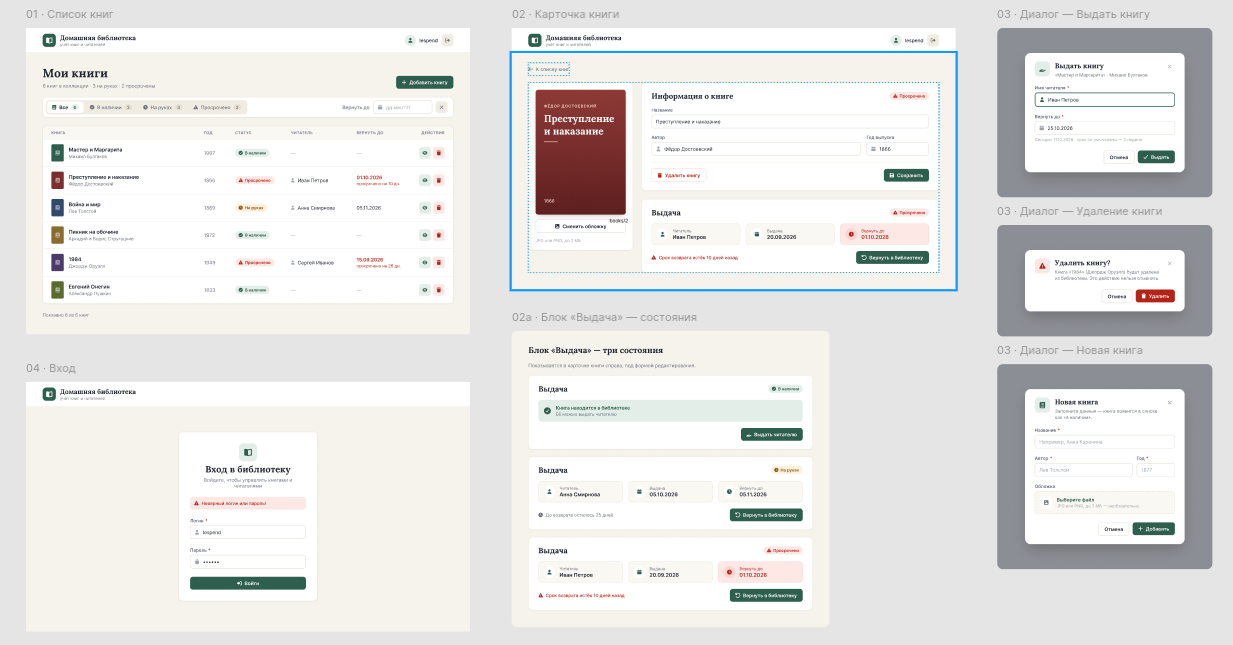
#> input picture playground/dark_low_contrast_images/images/4341_Байдаков_Георгий_2__01.png, 1233 x 645 px; its folder holds only this picture in this run
$ python -i metrics.py   (imports and definitions only)
#> lines starting #> are read from the running program, lines starting #| are printed output that depends on the picture; after the words box and inside, x2 and y2 are one past the last pixel; in counts of white or black regions, pixels touching at a corner belong together
from pathlib import Path

import numpy as np
from numpy.typing import NDArray
from PIL import Image

RGB = tuple[int, int, int]
FloatArray = NDArray[np.floating]


def srgb_to_linear(signal: float | FloatArray) -> FloatArray:
    return np.where(signal < 0.04045, signal / 12.92, ((signal + 0.055) / 1.055) ** 2.4)


# [4 lines left out: function linear_to_srgb, not called in this run]


LUMINANCE_WEIGHTS = np.array([0.2126, 0.7152, 0.0722])


def image_luminance(signal: FloatArray) -> FloatArray:
    return srgb_to_linear(signal) @ LUMINANCE_WEIGHTS


def relative_luminance(rgb: RGB) -> float:
    return float(image_luminance(np.array(rgb) / 255))


def lightness(y: float | FloatArray) -> FloatArray:
    def f(t):
        return np.where(t > 0.008856, t ** (1 / 3), 7.787 * t + (4 / 29))

    return (116 * f(y) - 16) / 100


def brightness(signal: FloatArray) -> float:
    return float(lightness(image_luminance(signal)).mean())


def wcag_contrast(y1: float, y2: float, ambient: float = 0.0) -> float:
    max_brightness = max(y1, y2)
    min_brightness = min(y1, y2)
    return (max_brightness + ambient + 0.05) / (min_brightness + ambient + 0.05)


def find_background(signal: FloatArray, bins: int = 64) -> tuple[FloatArray, float]:
    lightness_map = np.clip(lightness(image_luminance(signal)), 0, 1)
    bin_index = np.minimum((lightness_map * bins).astype(int), bins - 1)
    background_bin = np.bincount(bin_index.ravel(), minlength=bins).argmax()
    background_mask = bin_index == background_bin
    bg_rgb = np.median(signal[background_mask], axis=0)
    return bg_rgb, float(background_mask.mean())


def find_content(
    signal: FloatArray,
    bg_rgb: FloatArray,
    fg_delta: float = 0.1,
    fg_percentile: float = 50,
    min_fg_share: float = 0.001,
) -> tuple[FloatArray | None, float]:
    lightness_map = lightness(image_luminance(signal))
    bg_lightness = lightness(image_luminance(bg_rgb))
    distance = np.abs(lightness_map - bg_lightness)
    content_mask = distance > fg_delta
    fg_share = float(content_mask.mean())
    if not content_mask.any() or fg_share < min_fg_share:
        return None, fg_share
    threshold = np.percentile(distance[content_mask], fg_percentile)
    strong_mask = content_mask & (distance >= threshold)
    fg_rgb = np.median(signal[strong_mask], axis=0)
    return fg_rgb, fg_share


def content_profile(signal: FloatArray, bg_rgb: FloatArray, fg_delta: float = 0.1) -> FloatArray:
    distance = np.abs(lightness(image_luminance(signal)) - lightness(image_luminance(bg_rgb)))
    return (distance > fg_delta).mean(axis=1)


def pitch_by_autocorrelation(profile: FloatArray, min_strength: float = 0.3) -> int | None:
    centered = profile - profile.mean()
    if not centered.any():
        return None
    correlation = np.correlate(centered, centered, mode="full")[len(centered) - 1:]
    correlation = correlation / correlation[0]
    for lag in range(4, max(5, len(centered) // 3)):
        if correlation[lag] > correlation[lag - 1] and correlation[lag] >= correlation[lag + 1]:
            return lag if correlation[lag] >= min_strength else None
    return None


def pitch_by_runs(profile: FloatArray, min_run: int = 3) -> float | None:
    rows = np.concatenate([[False], profile > 0.002, [False]])
    edges = np.flatnonzero(np.diff(rows.astype(int)))
    starts, ends = edges[::2], edges[1::2]
    starts = starts[(ends - starts) >= min_run]
    if len(starts) < 2:
        return None
    return float(np.median(np.diff(starts)))


def line_pitch(signal: FloatArray, bg_rgb: FloatArray, fg_delta: float = 0.1) -> float | None:
    profile = content_profile(signal, bg_rgb, fg_delta)
    pitch = pitch_by_autocorrelation(profile) or pitch_by_runs(profile)
    return None if pitch is None else pitch / signal.shape[1]


def project_signal(signal: FloatArray, ambient: float) -> FloatArray:
    return linear_to_srgb((srgb_to_linear(signal) + ambient) / (1 + ambient))


def load_image(path: str | Path, max_side: int = 1024) -> FloatArray:
    with Image.open(path) as img:
        img = img.convert("RGBA")
    white_img_bg = Image.new("RGBA", img.size, (255, 255, 255, 255))
    img = Image.alpha_composite(white_img_bg, img)
    img = img.convert("RGB")
    img.thumbnail((max_side, max_side))
    return np.asarray(img, dtype=np.float32) / 255


def analyze_image(
    path: str | Path,
    max_side: int = 1024,
    fg_delta: float = 0.1,
    fg_percentile: float = 75,
    min_fg_share: float = 0.001,
    global_percentiles: tuple[float, float] = (5, 95),
) -> dict:
    signal = load_image(path, max_side)
#> in load_image, img is the input picture: PIL image 1233x645 RGB; mean R, G, B 230.2, 229.3, 228.1
    bg_rgb, bg_share = find_background(signal)
#> in image_luminance, `return srgb_to_linear(signal) @ LUMINANCE_WEIGHTS`:
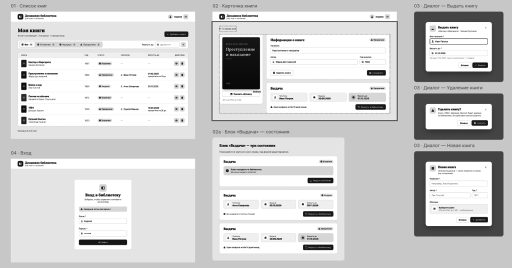
#> returned value: shape (536, 1024) float64 (shown at 1/2 size); min 0.00703, max 1, mean 0.818
#> in f, `return np.where(t > 0.008856, t ** (1 / 3), 7.787 * t + (4 / 29))`:
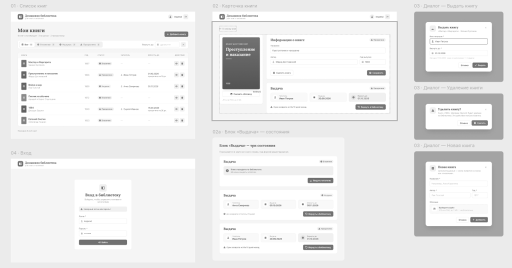
#> returned value: shape (536, 1024) float64 (shown at 1/2 size); min 0.193, max 1, mean 0.922
#> in find_background, `bin_index = np.minimum((lightness_map * bins).astype(int), bins - 1)`:
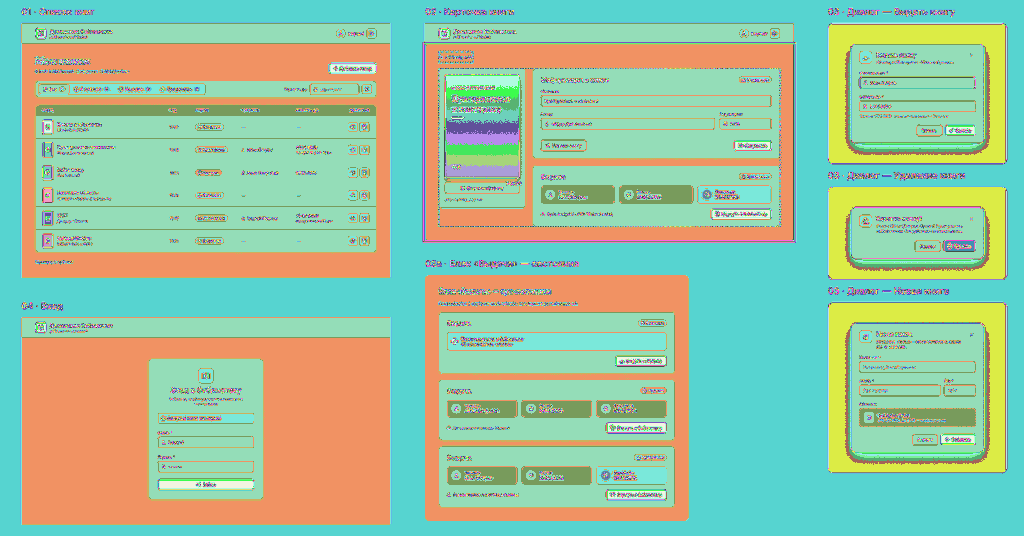
#> bin_index: shape (536, 1024) int64; 58 distinct labels, from 4 to 63; one colour per label, 0 black
#> in find_background, `background_bin = np.bincount(bin_index.ravel(), minlength=bins).argmax()`: background_bin = 63
#> in find_background, `background_mask = bin_index == background_bin`:
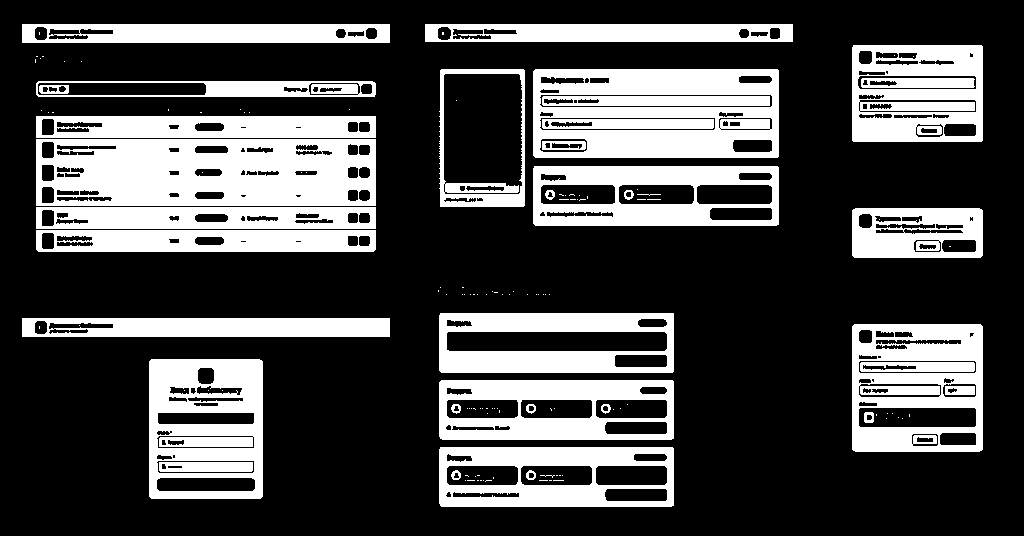
#> background_mask: shape (536, 1024) bool; 28.9% white; 139 white regions (104 under 20 px), largest, box (x1, y1, x2, y2) and area: (36, 139, 376, 206) 19543, (533, 69, 779, 158) 15055, (149, 359, 263, 499) 11197
#> in find_background, `bg_rgb = np.median(signal[background_mask], axis=0)`: bg_rgb = [1, 1, 1]
#> bg_rgb = [1, 1, 1]; bg_share = 0.289
    fg_rgb, fg_share = find_content(signal, bg_rgb, fg_delta, fg_percentile, min_fg_share)
#> in find_content, `bg_lightness = lightness(image_luminance(bg_rgb))`: bg_lightness = 1
#> in find_content, `distance = np.abs(lightness_map - bg_lightness)`:
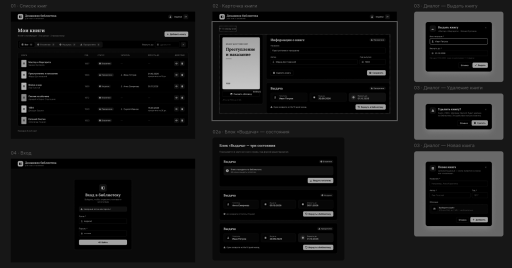
#> distance: shape (536, 1024) float64 (shown at 1/2 size); min 0, max 0.936, mean 0.091
#> in find_content, `content_mask = distance > fg_delta`:
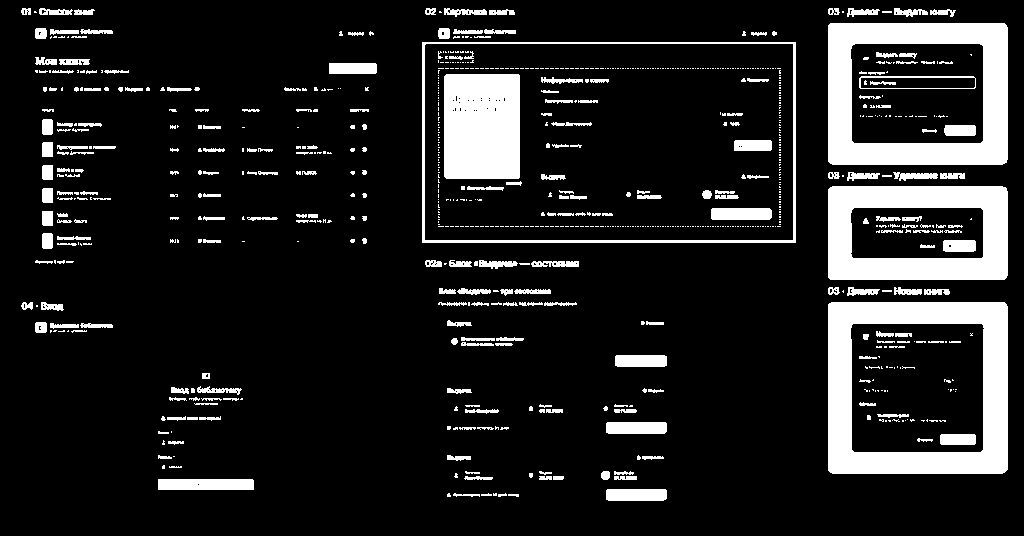
#> content_mask: shape (536, 1024) bool; 13.2% white; 818 white regions (563 under 20 px), largest, box (x1, y1, x2, y2) and area: (828, 302, 1008, 474) 14159, (828, 23, 1008, 165) 12567, (828, 186, 1008, 280) 10340
#> in find_content, `fg_share = float(content_mask.mean())`: fg_share = 0.132
#> in find_content, `threshold = np.percentile(distance[content_mask], fg_percentile)`: threshold = 0.438
#> in find_content, `strong_mask = content_mask & (distance >= threshold)`:
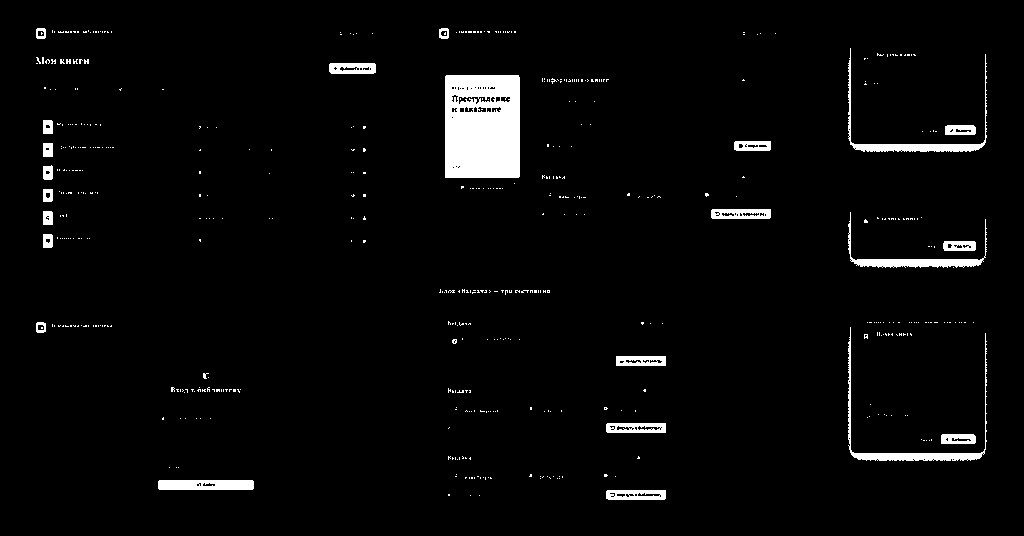
#> strong_mask: shape (536, 1024) bool; 3.3% white; 530 white regions (504 under 20 px), largest, box (x1, y1, x2, y2) and area: (445, 75, 520, 178) 7346, (848, 327, 987, 461) 1405, (848, 48, 987, 152) 1287
#> in find_content, `fg_rgb = np.median(signal[strong_mask], axis=0)`: fg_rgb = [0.447, 0.361, 0.302]
#> fg_rgb = [0.447, 0.361, 0.302]; fg_share = 0.132
    y_bg = float(image_luminance(bg_rgb))
#> y_bg = 1
    y_fg = None if fg_rgb is None else float(image_luminance(fg_rgb))
#> y_fg = 0.118
    y_low, y_high = (float(value) for value in np.percentile(image_luminance(signal), global_percentiles))
#> y_low = 0.266; y_high = 1
    return {
        "width": int(signal.shape[1]),
        "height": int(signal.shape[0]),
        "brightness": brightness(signal),
        "bg_rgb": bg_rgb.tolist(),
        "bg_share": bg_share,
        "bg_brightness": float(lightness(y_bg)),
        "y_bg": y_bg,
        "fg_rgb": None if fg_rgb is None else fg_rgb.tolist(),
        "fg_share": fg_share,
        "y_fg": y_fg,
        "contrast": None if y_fg is None else wcag_contrast(y_bg, y_fg),
        "y_low": y_low,
        "y_high": y_high,
        "global_contrast": wcag_contrast(y_low, y_high),
        "line_pitch": line_pitch(signal, bg_rgb, fg_delta),
    }
#> in wcag_contrast, `min_brightness = min(y1, y2)`: min_brightness = 0.118
#> in line_pitch, `profile = content_profile(signal, bg_rgb, fg_delta)`: profile = 536 values, max 0.541 at index 42, min 0 at index 0, mean 0.132
#> in pitch_by_autocorrelation, `centered = profile - profile.mean()`: centered = 536 values, max 0.409 at index 42, min -0.132 at index 0, mean -9.94e-18
#> in pitch_by_autocorrelation, `correlation = np.correlate(centered, centered, mode="full")[len(center..`: correlation = 536 values, max 4.88 at index 0, min -0.918 at index 257, mean 0.00455
#> in pitch_by_autocorrelation, `correlation = correlation / correlation[0]`: correlation = 536 values, max 1 at index 0, min -0.188 at index 257, mean 0.000933
#> the loop in pitch_by_autocorrelation, `for lag in range(4, max(5, len(centered) // 3)):` made 6 passes
#> in pitch_by_runs, `edges = np.flatnonzero(np.diff(rows.astype(int)))`: edges = [8, 17, 23, 280, 287, 296, 302, 501]
#> in pitch_by_runs, `starts, ends = edges[::2], edges[1::2]`: starts = [8, 23, 287, 302]; ends = [17, 280, 296, 501]
#> in line_pitch, `pitch = pitch_by_autocorrelation(profile) or pitch_by_runs(profile)`: pitch = 15

>>> result = analyze_image('images/4341_Байдаков_Георгий_2__01.png')
#> result = 15 items

$ run again, on playground/dark_low_contrast_images/images/4341_Байдаков_Георгий_3__01.png
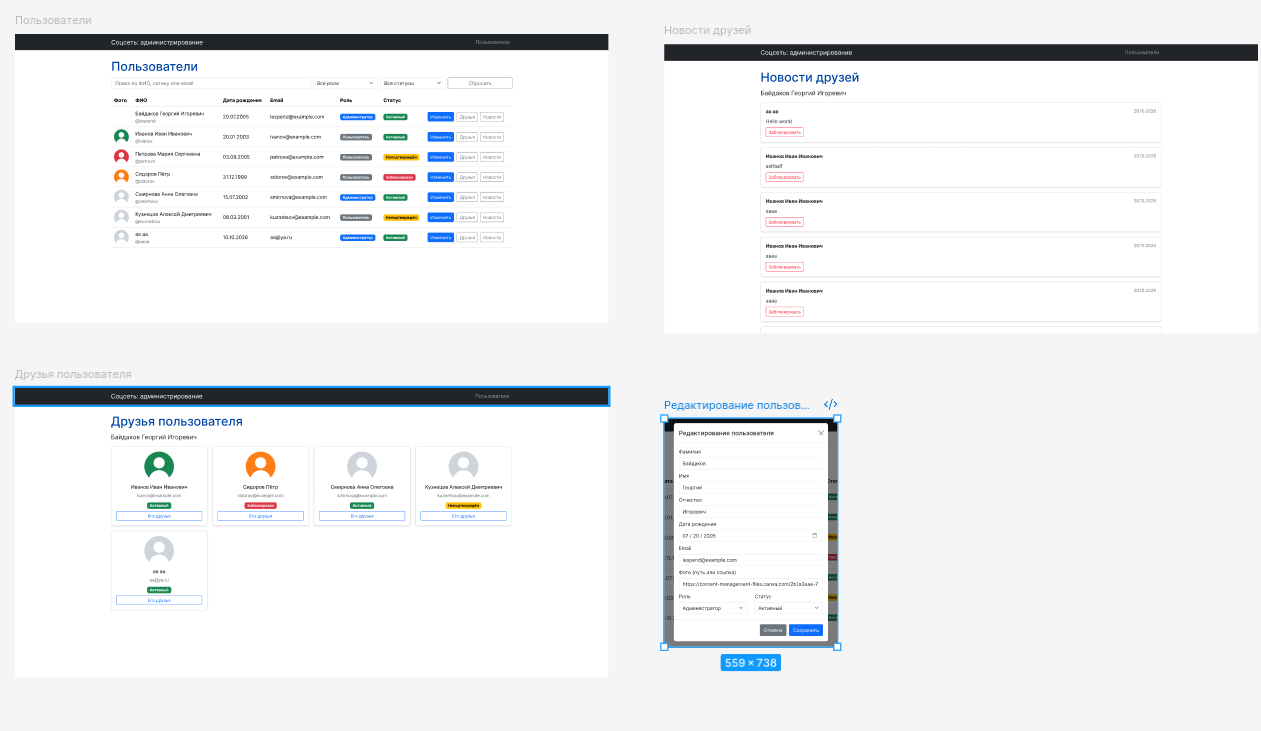
#> input picture playground/dark_low_contrast_images/images/4341_Байдаков_Георгий_3__01.png, 1261 x 731 px
#> in load_image, img is the input picture: PIL image 1261x731 RGB; mean R, G, B 239, 240.2, 241.2
#> white_img_bg: PIL image 1261x731 RGBA; every value is 255
#> bin_index: shape (594, 1024) int64; 64 distinct labels, from 0 to 63
#> background_bin = 63
#> in find_background, `background_mask = bin_index == background_bin`:
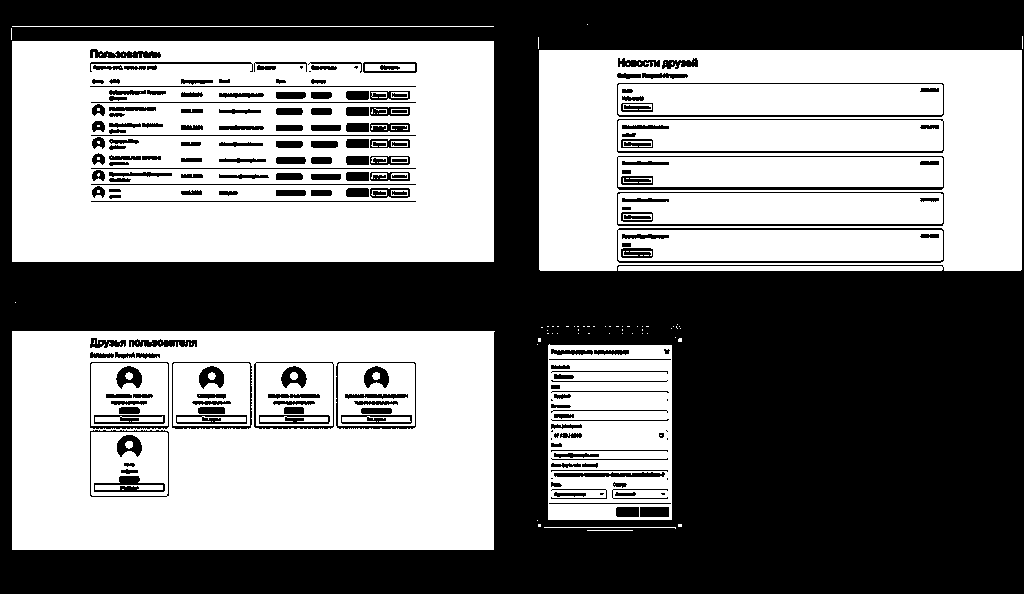
#> background_mask: shape (594, 1024) bool; 50.3% white; 209 black regions (14 under 20 px), largest, box (x1, y1, x2, y2) and area: (0, 0, 1024, 594) 267256, (617, 156, 944, 190) 1361, (617, 228, 944, 263) 1361
#> in find_background, `bg_rgb = np.median(signal[background_mask], axis=0)`: bg_rgb = [1, 1, 1]
#> in analyze_image, `bg_rgb, bg_share = find_background(signal)`: bg_share = 0.503
#> bg_lightness = 1
#> content_mask: shape (594, 1024) bool; 7.5% white; 319 white regions (107 under 20 px), largest, box (x1, y1, x2, y2) and area: (10, 313, 496, 331) 8748, (539, 35, 1022, 50) 7244, (12, 27, 495, 41) 6761
#> in find_content, `fg_share = float(content_mask.mean())`: fg_share = 0.075
#> threshold = 0.856
#> in find_content, `strong_mask = content_mask & (distance >= threshold)`:
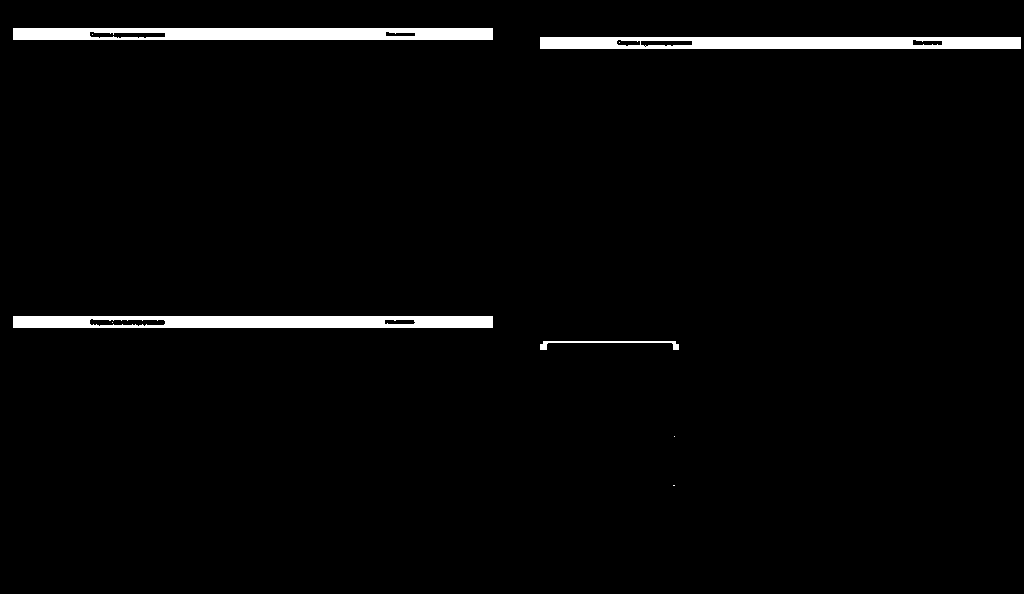
#> strong_mask: shape (594, 1024) bool; 2.7% white; 9 white regions (5 under 20 px), largest, box (x1, y1, x2, y2) and area: (13, 28, 493, 40) 5365, (540, 37, 1021, 49) 5350, (13, 316, 493, 328) 5284, (540, 341, 679, 350) 353
#> in find_content, `fg_rgb = np.median(signal[strong_mask], axis=0)`: fg_rgb = [0.129, 0.145, 0.161]
#> in analyze_image, `fg_rgb, fg_share = find_content(signal, bg_rgb, fg_delta, fg_percentil..`: fg_share = 0.075
#> y_bg = 1
#> y_fg = 0.0181
#> y_low = 0.34; y_high = 1
#> min_brightness = 0.0181
#> profile = 594 values, max 0.943 at index 36, min 0 at index 0, mean 0.075
#> centered = 594 values, max 0.868 at index 36, min -0.075 at index 0, mean 5.98e-18
#> in pitch_by_autocorrelation, `correlation = np.correlate(centered, centered, mode="full")[len(center..`: correlation = 594 values, max 12.56 at index 0, min -1.46 at index 242, mean 0.0106
#> in pitch_by_autocorrelation, `correlation = correlation / correlation[0]`: correlation = 594 values, max 1 at index 0, min -0.116 at index 242, mean 0.000842
#> the loop in pitch_by_autocorrelation, `for lag in range(4, max(5, len(centered) // 3)):` made 25 passes
#> edges = 52 values from 13 to 546
#> in pitch_by_runs, `starts, ends = edges[::2], edges[1::2]`: starts = 26 values from 13 to 531; ends = 26 values from 20 to 546
#> in pitch_by_runs, `starts = starts[(ends - starts) >= min_run]`: starts = 21 values from 13 to 531
#> pitch = 16
#> result = 15 items
